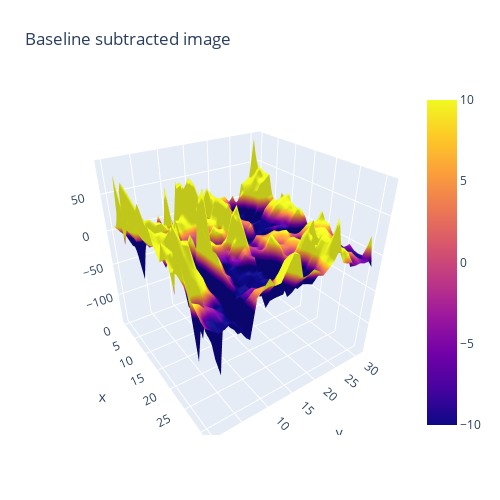

Notebook code cell kept with this figure:
### Code cell
# Read data from a csv
img = flat_imgs[-1]
div = 1 / np.sqrt(abs(img))
div = np.nan_to_num(div, nan=1)
z  = img

fig = go.Figure(data=[go.Surface(z=z, cmin=-10, cmax=10)])
fig.update_layout(title='Baseline subtracted image', autosize=False,
                  width=500, height=500,
                  margin=dict(l=65, r=50, b=65, t=90))

fig.show()

### Figure 1 — Plotly figure (JSON) as saved in the notebook; plotly's stock layout.template omitted (floating-point values rounded to 4 significant figures; data arrays with more than 128 entries replaced by an {"elided": "..."} marker saying what was removed)
{"data": [{"cmax": 10, "cmin": -10, "type": "surface", "z": {"elided": "32x32 float values"}}], "layout": {"autosize": false, "height": 500, "margin": {"b": 65, "l": 65, "r": 50, "t": 90}, "scene": {"aspectmode": "auto", "aspectratio": {"x": 1, "y": 1, "z": 1}, "camera": {"center": {"x": 0, "y": 0, "z": 0}, "eye": {"x": 1.53, "y": -1.048, "z": 1.118}, "projection": {"type": "perspective"}, "up": {"x": 0, "y": 0, "z": 1}}}, "title": {"text": "Baseline subtracted image"}, "width": 500}}
